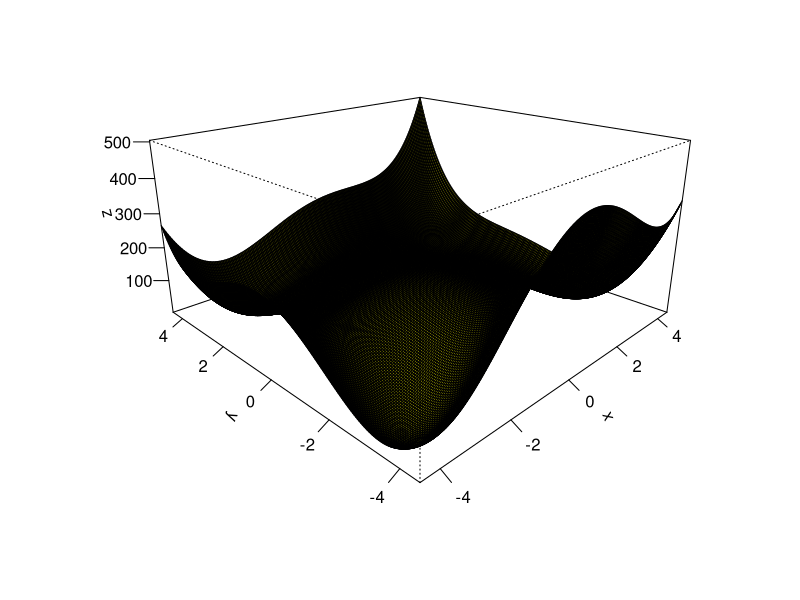
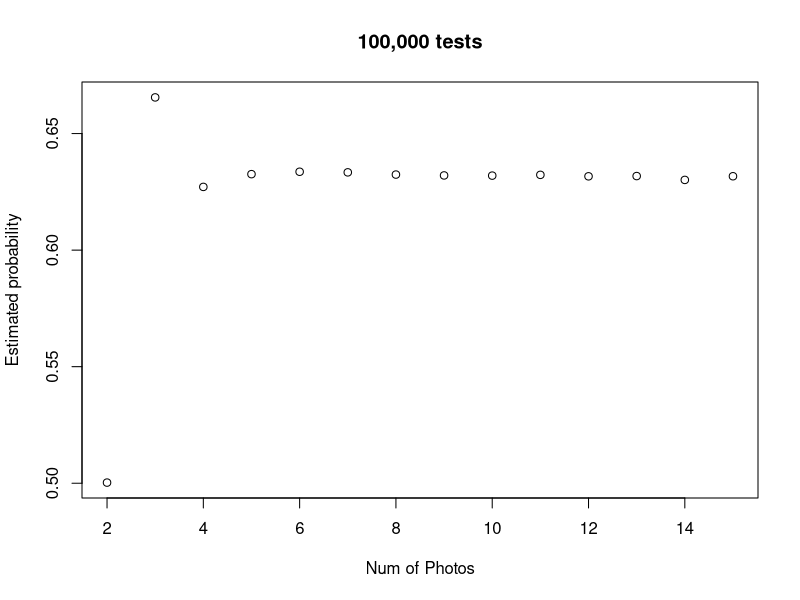

Recreate these plots in R, in order. (Note: this script raises an error after producing the figures.)
####################Question 1############################
#Question 1 Cholesky decomposition
#Defining the Matrix
A<-matrix(c(3,-1,0,-1,0,-1,3,-1,3,-1,0,-1,3,1,0,-1,3,1,5,-1,0,-1,0,-1,1), nrow=5)

#defining function
choleskyDecompTrans <- function(m) {
  cRows <- nrow(m)
  cCols <- ncol(m)
  
  L = diag(0, cRows)
  
  for(i in 1:cRows) {
    
    for(k in 1:i) {
      
      sum <- 0
      
      for(j in 1:k)
        sum <- sum + L[j, i] * L[j, k]
      #if not diagonal 
      if(i == k)
        L[k, i] <- sqrt(m[i, i] - sum)
      #if diagonal
      if(k == k)
        L[k, i] <- (m[k, i] - sum) / L[k, k]
    }
  }
  return(t(L))
}

#Runs the function
choleskyDecompTrans(A)

####################Question 2############################
#Question 2 #Singular value Decompostion
#the creation of matrix
Q2Matrix <- matrix(c(1,1,1,1,2,0,0,0),nrow = 4)
#Displaying original matrix
Q2Matrix
#using the svd function to show the singular values
sv <-svd(Q2Matrix)
#Displaying Singular values
sv
####################Question 3############################
#Question 3
####################Question 4############################
#Question 4
####################Question 5#############################
#Question 5 Use of the Optim Function
#Function plot - Plot the formula below
Question5F<-function(x,y,a,b) (x^2+y-11)^2+(x+y^2-7)^2
#defining the x,y and z of the measurements
x<-seq(-4.5,4.5,length.out = 200)
y<-seq(-4.5,4.5,length.out = 200)
z<-outer(x,y,Question5F,a=1,b=100)

#plotting the graph 
persp(x,y,z,theta =-45,phi=20,expand=0.5,col="yellow",shade =1,ticktype ="detailed",xlab ="x",ylab ="y",zlab="z")

#Writing the function so x,y is a vector
Question5FV<-function(vec) (vec[1]^2+vec[2]-11)^2+(vec[1]+vec[2]^2-7)^2


###################Finding the minimums###########################
#Minimum can be found based on value being 0 or so close to 0
#Based on plot there seems to be 4 dips representing each minimum is extracted here
#From plot minimum seems to be near x=-4,y=-4.
minimum1<- optim(c(-4,-4),Question5FV)$par
minimum1

#From plot minimum seems to be near x = 4, y= -3.5
minimum2 <- optim(c(4,-3.5),Question5FV)$par
minimum2

#From plot minimum seems to be near x = -3.5, y = 3.5
minimum3 <- optim(c(-3.5, 3.5),Question5FV)$par
minimum3

#From plot minimum seems to be near x = 3.5, y = 3.5
minimum4 <- optim(c(3.5,3.5),Question5FV,hessian = TRUE)$par
minimum4

####################Finding the Maximum points#####################
maximum1 <- optim(c(0,0),control=list(fnscale=-1),Question5FV)$par
maximum1

###################finding the saddle points######################
#Lets define the partial derivatives by plugging vec[1] and vec[2] instead of x and y
fx <- function(x,y,h=0.001){
  (Question5F(x+h,y) - Question5F(x,y))/h
}
fy <- function(x,y,h=0.001){
  (Question5F(x,y+h)-Question5F(x,y))/h
}


fxb <- function(vec){
  fx(vec[1],vec[2])
}
fyb <- function(vec){
  fy(vec[1],vec[2])
}

#call sumssq the function of the vector vec made of the sum of the squares
#of the two parial derivatives
sumssq <- function(vec){
  fxb(vec)^2+fyb(vec)^2
}

#Now we can find the coordinates of the saddle points through "optim".
#We do exactly the same thing for all three points, just changing the guess of their location. 
#according to the graph. 

saddle_point1 <- optim(c(-3.5,0),sumssq)$par
saddle_point1

saddle_point2 <- optim(c(0,-3.5),sumssq)$par
saddle_point2

saddle_point3 <- optim(c(0,2),sumssq)$par
saddle_point3

#creating a list of minimum points
minimum_list <- list(minimum1,minimum2,minimum3,minimum4)
#List of minimum points
minimum_list

#this represents the only maximum point in graph
maximum1

#list of saddle points
saddle_point_list <- list(saddle_point1,saddle_point2,saddle_point3)
#Print of saddle point list
saddle_point_list

####################Question 7#################################
#Photos of famous actors 

#variable to keep track of matched amount
totalNumberMatched <- 0


#function of pairing actors
pairActor <- function(secNumber, trials){
  #variable to track if match has taken place
  numOfMatches <- 0
  #looping through number of trials = 100,000
  for (t in 1:trials) {
    #variables storing the number of photos present in each sequance
    numberOfActors <- seq(1:secNumber)
    numberOfBabys <- sample(1:secNumber)
    
    #for loop comparing
    for(i in 1:secNumber){
      if(numberOfActors[i] == numberOfBabys[i])
      {
        #If match takes place, log
        numOfMatches = numOfMatches + 1
      }
    }
    #checking if matches have taken place
    if(numOfMatches != 0){
      #if any number of matches has taken place, track total number of matches
      totalNumberMatched = totalNumberMatched +1
      #Number of matches set to zero so tracking can take place
      numOfMatches = 0
    }
  }
 #print out the % of successful matches over the trials
  percentageSuccess <- totalNumberMatched/trials
  return(percentageSuccess)
}

#set the number of pictures present
nPictures <- seq(2,15)
#define the number of times the results will be collected
result <- seq(1,14)

#call the function 14 times storing the results each time,  
for(n in 1:14){
  result[n] <- pairActor(nPictures[n],100000)  
}

#forming a final plot so that it can be plotted againced the correct number of photos
finalPlot <- matrix(c(seq(2,15),result), nrow = 14)

#plotting the final results on graph
plot(finalPlot,main = "100,000 tests", xlab = "Num of Photos",ylab = "Estimated probability")

#Commenting done inside of submission document. 
#Discussing the reason probability stabilizes at 5+ photos


################################## Question 8 ##################################
#EigenFaces 
#loading the images
face1.bmp <- read.bmp(file.choose())
face2.bmp <- read.bmp(file.choose())
face3.bmp <- read.bmp(file.choose())

#Working out the averages of the 3 faces and plot an image of it
#defining rotate function
rotate.m <- function(m) t(m)[,nrow(m):1]

#getting the average of the 3 face matrix
averOfFaces <- (face1.bmp+face2.bmp+face3.bmp)/3

#plotting image 1
image(rotate.m(face1.bmp),col = gray((0:255)/255),axes=F)
#plotting image 2
image(rotate.m(face2.bmp),col = gray((0:255)/255),axes=F)
#plotting image 3
image(rotate.m(face3.bmp),col = gray((0:255)/255),axes=F)

#Plotting the average of the 3 images
image(rotate.m(averOfFaces),col = gray((0:255)/255),axes=F)

#Plotting images of difference of each face from the average face on one figure.
#defining the difference between the original faces vs the average face
differnce1 <- face1.bmp - averOfFaces
differnce2 <- face2.bmp - averOfFaces
differnce3 <- face3.bmp - averOfFaces

par(mfrow = c(2,2))
#plotting image 1
image(rotate.m(differnce1),col = gray((0:255)/255),axes=F)
#plotting image 2
image(rotate.m(differnce2),col = gray((0:255)/255),axes=F)
#plotting image 3
image(rotate.m(differnce3),col = gray((0:255)/255),axes=F)

#Plotting the average of the 3 images
image(rotate.m(averOfFaces),col = gray((0:255)/255),axes=F)

#eigenfaces

#turn face matrix into there own vectors

face1Vector <-as.vector(face1.bmp)
face2Vector <-as.vector(face2.bmp)
face3Vector <-as.vector(face3.bmp)

#storing the vectors inside of a matrix
fullFaceMatrix <- MatrixofDiff <- cbind(as.vector(differnce1),as.vector(differnce2),as.vector(differnce3))

sv <- svd(fullFaceMatrix)

eigenFaces <- sv$u%*%diag(sv$d)%*%sv$v

par(mfrow = c(1,3))

#Printing the eigenfaces
image(matrix(eigenFaces[,1],nrow = 51,byrow = T),col = gray((0:255)/255),axes=F) 
image(matrix(eigenFaces[,2],nrow = 51,byrow = T),col = gray((0:255)/255),axes=F)
image(matrix(eigenFaces[,3],nrow = 51,byrow = T),col = gray((0:255)/255),axes=F)

####################Question 9#########################
#Binomial Distribution

#define function that generates data from a binomial distribution
generateMeanData <-function(m,n){
  
  dataSets <- array(0,dim = c(n,n,m))
  
  bdData <- apply(dataSets,3,function(x) rbinom(n,size = 10,prob = 0.01))
  
}
#gets the mean from the generate data
meanOf20 <-apply(generateMeanData(10000,20),2,function(x) c(mean(x)))
meanOf100 <-apply(generateMeanData(10000,100),2,function(x) c(mean(x)))

#plot the histogram
par(mfrow = c(1,2))


hist(meanOf20)
hist(meanOf100)


####################Question 10
